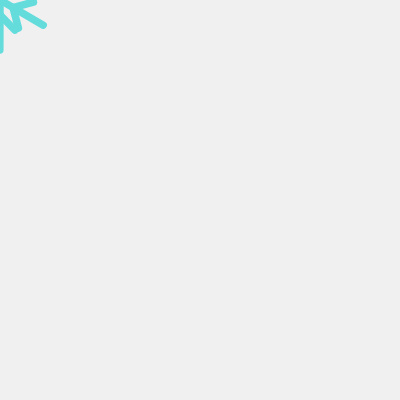
Frame 1 (no input)
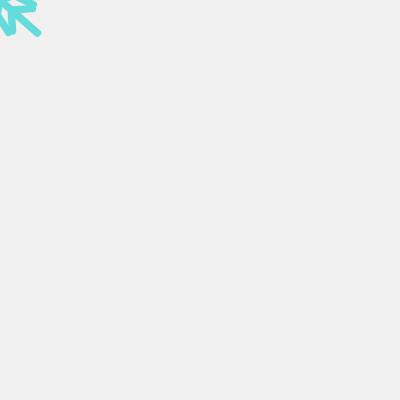
Frame 60 (no input)
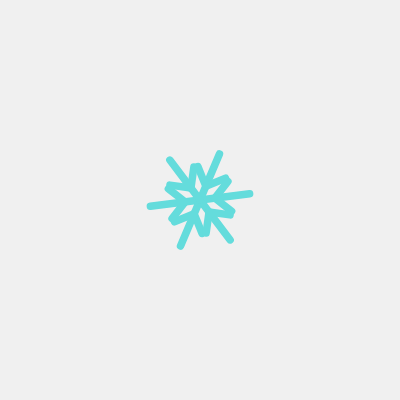
Frame 120 (the mouse pressed at the canvas centre since frame 60)

The p5.js sketch that drew these frames (run headless with seeded random() and noise() and a simulated clock; from frame 60 on, the mouse is pressed at the canvas centre):

// p5.js sketch
// ── sketch.js
let NUM = 6;

function setup() {
  createCanvas(400, 400);
}

function drawSnow01(x, y, angle, radius) {
  strokeWeight(15);
  stroke(100, 220, 220);

  push();
  {
    translate(x, y);
    rotate(angle);
    scale(radius / 100);

    for (let i = 0; i < NUM; i++) {
      push();
      {
        rotate(i * TWO_PI / NUM);
        line(0, 0, 0, -100);
        line(0, 30, 30, 60);
        line(0, 30, -30, 60);
      }
      pop();
    }
  }
  pop();
}

function draw() {
  background(240);

  let sec = millis() / 1000;
  drawSnow01(mouseX, mouseY, sec * 0.2, 50);
}
